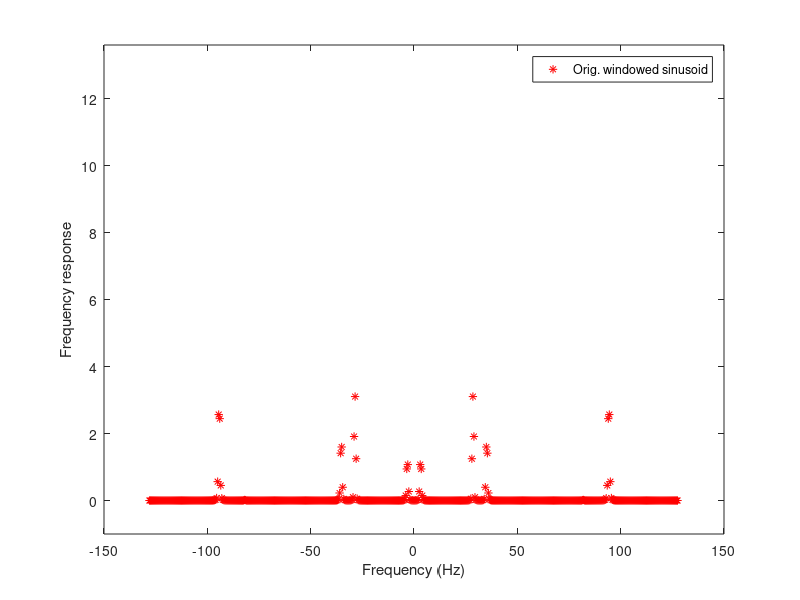

Source code (MATLAB): (Note: this script raises an error after producing the figure.)
%%%%%%%%%%%%%%%%%%%%%%%%%%%%%%%%%%%%%%%%%%%%%%%%%%%%%%%%%%%%%%%%%%%%%%%%%%%%%
%
% A routine to compare l1, SBL and OMP for sinusoidal signals recovery
% sampled using random linear projections
%
% Implements the example in: S. Engelberg, "Compressive Sensing", IEEE
% Instrumentation and Measurement Magazine, Feb. 2012. 
%
% Dependencies: l1 magic package, OMP package, reweighted_l2.m
%
% Author: Chandra Murthy, ECE Dept., IISc
% Email : cmurthy@iisc.ac.in
% Date last updated : 24 Jan. 2020
%
%%%%%%%%%%%%%%%%%%%%%%%%%%%%%%%%%%%%%%%%%%%%%%%%%%%%%%%%%%%%%%%%%%%%%%%%%%%%%

%% Begin
clear all; close all;

% add relevant paths
% Replace this with the path to the location of CVX
%addpath('../../cvx')
addpath('./l1magic', './l1magic/optimization')

%% Set parameters 

rng(42);
% number of measurements
m = 200;
% number of samples in 1 second, also, length of sparse signal
n = 512;

% List of tones that go into the sinusoidal signal

k = 5; % number of tones; it is a measure of sparsity
f = 256*rand([1,k]); % Hz   
theta = 2*pi*rand([1,k]); % radians
amp = abs(10*randn([1,k])); % value
%amp = 10*ones([1,k]);

% sparsity: length(f) is only the approximate value of sparsity since we
% are going to use windowing
k = length(f);

% time domain samples
y = sum((ones(n,1)*amp).*sin(2*pi*[0:1:n-1]'*f/n + ones(n,1)*theta),2);

% FFT and inverse FFT matrices
F = fft(eye(n));
iF = F'/n;

% apply a Hanning window to smooth out the edges
W = diag(hanning(n));
ywin = W*y;

plot([0:n-1]/n, y, 'r-', [0:n-1]/n, ywin, 'b-');
xlabel('Time');
ylabel('Time-domain Signal');
legend('Original signal', 'windowed signal');

%pause;
%close;

%% Frequency domain
% frequency domain vector, will be more or less sparse
Y = F'*ywin/n;

plot(([0:1:n-1]-n/2)/2, abs([Y(n/2+1:n); Y(1:n/2)]), 'r*');
legend('Orig. windowed sinusoid');
xlabel('Frequency (Hz)');
ylabel('Frequency response');
ylim([-1,max(amp)+1])

%pause;
%close;

%% Measurements
% measurement matrix phi, observation b
phi = randn(m,n);
b = phi*ywin;

% Overall measurement matrix; b = phi*F*F'*ywin, and F'*ywin is sparse.
A = phi*F;

x0 = A'*b/(m*n);
bigA = [real(A), -imag(A); imag(A), real(A)];
bigx0 = [real(x0); imag(x0)];
bigb = [real(b); imag(b)];


x0 = bigA'*bigb;

%% solve the LP
tic
bigYpcvx = l1eq_pd(x0, bigA, [], bigb, 10^(1));
time_l1 = toc;
Ypcvx = bigYpcvx(1:n) + 1i*bigYpcvx(n+1:2*n);
ypcvx = real(F*Ypcvx);


%% Solve l2 recovery

% Least-squares solution from b
tic
Ypmmse = (A'*inv(A*A'))*b;
time_l2 = toc;
ypmmse = real(F*Ypmmse);

% sub-sample and interpolate y
y_sub = y(1:floor(n/m):end);
length_y_sub = length(y_sub)
y_interp = interp(y_sub,floor(n/m));
y_interp_win = diag(hanning(length(y_interp)))*y_interp;


%% Solve OMP
s = min(10*k,m);
tic
Ypomp = OMP(A, b, s, []);
time_omp = toc;
ypomp = real(F*Ypomp);


%% Solve Reweighted L2  (Chartrand & Yin, ICASSP 2008)
%
%  Parameters:
%    p = 0.5  : lp exponent. Values in (0,1) give stronger sparsity
%               promotion than l1.  p = 0.5 is the standard choice
%               in Chartrand-Yin and balances sparsity vs. convergence speed.
%    eps_factor = 0.1 : aggressive geometric decrease of the smoothing
%               parameter eps.  Each outer iteration eps shrinks 10x,
%               so 30 iterations go from eps0 down to eps0 * 1e-30 (floored
%               at eps_min = 1e-8).  Faster decrease risks ill-conditioning
%               but converges in fewer iterations for well-conditioned A.
%    maxiter  = 30 : enough outer iterations for eps to reach its floor.
%
opts_rl2 = [];
opts_rl2.p          = 0.25;
opts_rl2.eps_factor = 1;
opts_rl2.eps_min    = 1e-8;
opts_rl2.maxiter    = 50;
opts_rl2.tol        = 1e-6;
opts_rl2.printEvery = 10;

fprintf('\n--- Reweighted L2 ---\n');
tic
Yprl2 = reweighted_l2(A, b, [], opts_rl2);
time_rl2 = toc;
yprl2 = real(F * Yprl2);


%% Solve Sparse Bayesian Learning (EM updates)  -- Algorithm 8, HW3 2026
%
%  Parameters:
%    sigma2 = 0.1*norm(b)^2/m : initial noise variance set to 10% of the
%               per-sample observation energy.  The EM will refine this.
%               For the noiseless experiment it drives quickly to near-zero.
%    update_sigma2 = true : let EM estimate sigma2.  Turning this off
%               (false) and fixing sigma2 to a small value can speed up
%               convergence when noiseless, but update=true is the general
%               principled choice.
%    maxiter = 500, tol = 1e-6 : SBL typically needs more iterations than
%               greedy methods but each iter is cheap once pruning kicks in.
%    prune_tol = 1e-10 : components whose posterior variance gamma_i falls
%               below this are set to zero and skipped.  This is the key
%               mechanism that gives SBL its sparsity.
%
opts_sbl = [];
% sigma2 left at default (1e-4 * norm(b)^2/M after col-normalisation inside sbl_em)
opts_sbl.update_sigma2  = false;
opts_sbl.maxiter        = 1000;
opts_sbl.tol            = 1e-12;
opts_sbl.prune_tol      = 9e-1;
opts_sbl.printEvery     = 100;

fprintf('\n--- Sparse Bayesian Learning (EM) ---\n');
tic
Ypsbl = sbl_em(A, b, [], opts_sbl);
time_sbl = toc;
ypsbl = real(F * Ypsbl);


%% Plots

% -- Frequency domain comparison --
figure;
freqAxis = ((0:1:n-1) - n/2) / 2;
fftshift_idx = [n/2+1:n, 1:n/2];

plot(freqAxis, abs(Y(fftshift_idx)),      'r*', ...
     freqAxis, abs(Ypcvx(fftshift_idx)),  'gd', ...
     freqAxis, abs(Ypmmse(fftshift_idx)), 'mx', ...
     freqAxis, abs(Ypomp(fftshift_idx)),  'kp', ...
     freqAxis, abs(Yprl2(fftshift_idx)),  'bs', ...
     freqAxis, abs(Ypsbl(fftshift_idx)),  'y^');
legend('Orig. windowed sinusoid', 'L1-min', 'L2-min', 'OMP', 'Rewtd-L2', 'SBL-EM');
xlabel('Frequency (Hz)');
ylabel('|Y(f)|');
title(['num. obsvns = ', num2str(m), ...
    ', num. vars = ', num2str(n), ', sparsity = ', num2str(k)]);
ylim([-1, max(amp)+1]);


% -- Time domain comparison --
figure;
tAxis     = (0:1:n-1) / n;
interpLen = length(y_interp_win);
tAxis_interp = (0:interpLen-1) / interpLen;
plot(tAxis, ywin(1:n),       'r-',  ...
     tAxis, ypcvx(1:n),      'g.-', ...
     tAxis, ypmmse(1:n),     'm--', ...
     tAxis_interp, y_interp_win, 'b:', ...
     tAxis, ypomp(1:n),      'k.', ...
     tAxis, yprl2(1:n),      'c-', ...
     tAxis, ypsbl(1:n),      'y-');
legend('Orig. windowed sinusoid', 'L1-min', 'L2-min', 'resample', 'OMP', 'Rewtd-L2', 'SBL-EM');
xlabel('Time');
ylabel('y(t)');
title(['num. obsvns = ', num2str(m), ...
    ', num. vars = ', num2str(n), ', sparsity = ', num2str(k)]);
ylim([-max(amp)-1, max(amp)+1]);


%% Performance summary table

mse_l1_freq   = sum(abs(Y - Ypcvx).^2)  / n;
mse_l2_freq   = sum(abs(Y - Ypmmse).^2) / n;
mse_omp_freq  = sum(abs(Y - Ypomp).^2)  / n;
mse_rl2_freq  = sum(abs(Y - Yprl2).^2)  / n;
mse_sbl_freq  = sum(abs(Y - Ypsbl).^2)  / n;

mse_l1_time   = sum(abs(ywin - ypcvx).^2)  / n;
mse_l2_time   = sum(abs(ywin - ypmmse).^2) / n;
mse_omp_time  = sum(abs(ywin - ypomp).^2)  / n;
mse_rl2_time  = sum(abs(ywin - yprl2).^2)  / n;
mse_sbl_time  = sum(abs(ywin - ypsbl).^2)  / n;

fprintf('\n=================================================================\n');
fprintf('%-15s  %10s  %12s  %12s\n', 'Algorithm', 'Time (s)', 'MSE (freq)', 'MSE (time)');
fprintf('-----------------------------------------------------------------\n');
fprintf('%-15s  %10.4f  %12.4e  %12.4e\n', 'L1-min',   time_l1,  mse_l1_freq,  mse_l1_time);
fprintf('%-15s  %10.4f  %12.4e  %12.4e\n', 'L2-min',   time_l2,  mse_l2_freq,  mse_l2_time);
fprintf('%-15s  %10.4f  %12.4e  %12.4e\n', 'OMP',      time_omp, mse_omp_freq, mse_omp_time);
fprintf('%-15s  %10.4f  %12.4e  %12.4e\n', 'Rewtd-L2', time_rl2, mse_rl2_freq, mse_rl2_time);
fprintf('%-15s  %10.4f  %12.4e  %12.4e\n', 'SBL-EM',   time_sbl, mse_sbl_freq, mse_sbl_time);
fprintf('=================================================================\n\n');

fprintf('Rewtd-L2 params : p=%.2f, eps_factor=%.2f, maxiter=%d\n', ...
        opts_rl2.p, opts_rl2.eps_factor, opts_rl2.maxiter);
fprintf('SBL-EM params   : sigma2_init=auto(1e-4*||b||^2/M), update_sigma2=%d, maxiter=%d, prune_tol=%.0e\n', ...
        opts_sbl.update_sigma2, opts_sbl.maxiter, opts_sbl.prune_tol);
